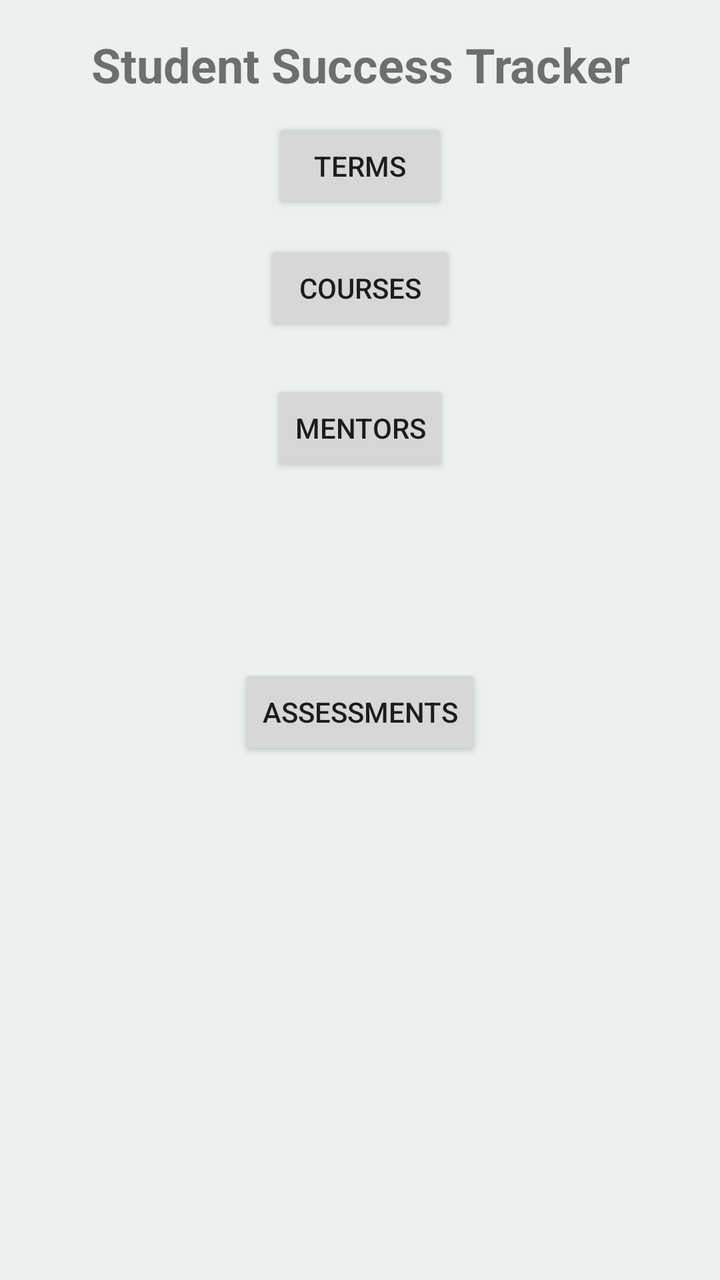
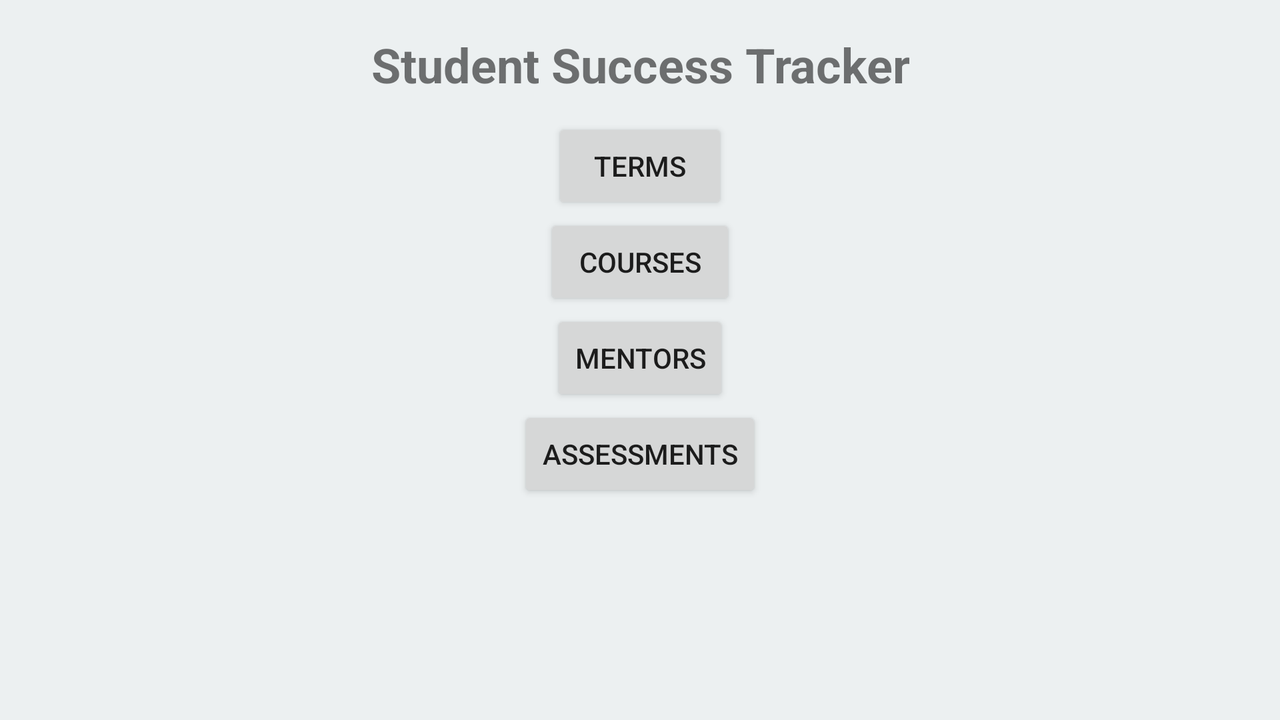

Compare how this app lays out the same screen by default and in its alternative resource folder. The renders come first, then the two layout files and the values they reference.
<!-- AndroidManifest.xml: application theme AppTheme -->
<!-- res/layout/activity_home.xml -->
<?xml version="1.0" encoding="utf-8"?>
<RelativeLayout xmlns:android="http://schemas.android.com/apk/res/android"
    xmlns:app="http://schemas.android.com/apk/res-auto"
    xmlns:tools="http://schemas.android.com/tools"
    android:layout_width="match_parent"
    android:layout_height="match_parent"
    tools:context=".view.HomeActivity">

    <TextView
        android:id="@+id/home_screen_title"
        style="@style/Text.Title"
        android:layout_width="wrap_content"
        android:layout_height="59dp"
        android:text="@string/app_name"
        android:layout_centerHorizontal="true"
        app:layout_constraintBottom_toBottomOf="parent"
        app:layout_constraintHorizontal_bias="0.506"
        app:layout_constraintLeft_toLeftOf="parent"
        app:layout_constraintRight_toRightOf="parent"
        app:layout_constraintTop_toTopOf="parent"
        app:layout_constraintVertical_bias="0.163" />

    <Button
        android:id="@+id/terms_button"
        android:layout_width="wrap_content"
        android:layout_height="wrap_content"
        android:layout_below="@+id/home_screen_title"
        android:layout_centerHorizontal="true"
        android:text="@string/terms" />

    <Button
        android:id="@+id/courses_button"
        android:layout_width="96dp"
        android:layout_height="wrap_content"
        android:layout_alignParentTop="true"
        android:layout_centerHorizontal="true"
        android:layout_marginTop="120dp"
        android:text="@string/courses" />

    <Button
        android:id="@+id/mentors_button"
        android:layout_width="wrap_content"
        android:layout_height="wrap_content"
        android:layout_alignParentTop="true"
        android:layout_centerHorizontal="true"
        android:layout_marginTop="190dp"
        android:text="@string/mentors" />

    <Button
        android:id="@+id/assessments_button"
        android:layout_width="wrap_content"
        android:layout_height="wrap_content"
        android:layout_alignParentBottom="true"
        android:layout_centerHorizontal="true"
        android:layout_marginBottom="260dp"
        android:text="@string/assessments" />

</RelativeLayout>
<!-- resources referenced by this layout -->
<resources>
  <string name="app_name">Student Success Tracker</string>
  <string name="assessments">Assessments</string>
  <string name="courses">Courses</string>
  <string name="mentors">Mentors</string>
  <string name="terms">Terms</string>
  <style name="Text.Title">
          <item name="android:textSize">24sp</item>
          <item name="android:gravity">center</item>
          <item name="android:textStyle">bold</item>
      </style>
  <style name="AppTheme" parent="Theme.AppCompat.Light.NoActionBar">
          
          <item name="colorPrimary">@color/colorPrimary</item>
          <item name="colorPrimaryDark">@color/colorPrimaryDark</item>
          <item name="colorAccent">@color/colorAccent</item>
          <item name="android:windowBackground">@color/colorBackground</item>
      </style>
  <color name="colorPrimary">#34495e</color>
  <color name="colorPrimaryDark">#2c3e50</color>
  <color name="colorAccent">#f1c40f</color>
  <color name="colorBackground">#ecf0f1</color>
</resources>
<!-- res/layout-land/activity_home.xml (the repository's variant of the layout above) -->
<!-- drawn on the phone turned sideways -->
<?xml version="1.0" encoding="utf-8"?>
<RelativeLayout xmlns:android="http://schemas.android.com/apk/res/android"
    xmlns:app="http://schemas.android.com/apk/res-auto"
    xmlns:tools="http://schemas.android.com/tools"
    android:layout_width="match_parent"
    android:layout_height="match_parent"
    tools:context=".view.HomeActivity">

    <TextView
        android:id="@+id/home_screen_title"
        style="@style/Text.Title"
        android:layout_width="wrap_content"
        android:layout_height="59dp"
        android:text="@string/app_name"
        android:layout_centerHorizontal="true"
        app:layout_constraintBottom_toBottomOf="parent"
        app:layout_constraintHorizontal_bias="0.506"
        app:layout_constraintLeft_toLeftOf="parent"
        app:layout_constraintRight_toRightOf="parent"
        app:layout_constraintTop_toTopOf="parent"
        app:layout_constraintVertical_bias="0.163" />

    <Button
        android:id="@+id/terms_button"
        android:layout_width="wrap_content"
        android:layout_height="wrap_content"
        android:layout_below="@+id/home_screen_title"
        android:layout_centerHorizontal="true"
        android:text="@string/terms" />

    <Button
        android:id="@+id/courses_button"
        android:layout_width="96dp"
        android:layout_height="wrap_content"
        android:layout_below="@+id/terms_button"
        android:layout_centerHorizontal="true"
        android:text="@string/courses" />

    <Button
        android:id="@+id/mentors_button"
        android:layout_width="wrap_content"
        android:layout_height="wrap_content"
        android:layout_below="@+id/courses_button"
        android:layout_centerHorizontal="true"
        android:text="@string/mentors" />

    <Button
        android:id="@+id/assessments_button"
        android:layout_width="wrap_content"
        android:layout_height="wrap_content"
        android:layout_below="@+id/mentors_button"
        android:layout_centerHorizontal="true"
        android:text="@string/assessments" />

</RelativeLayout>
